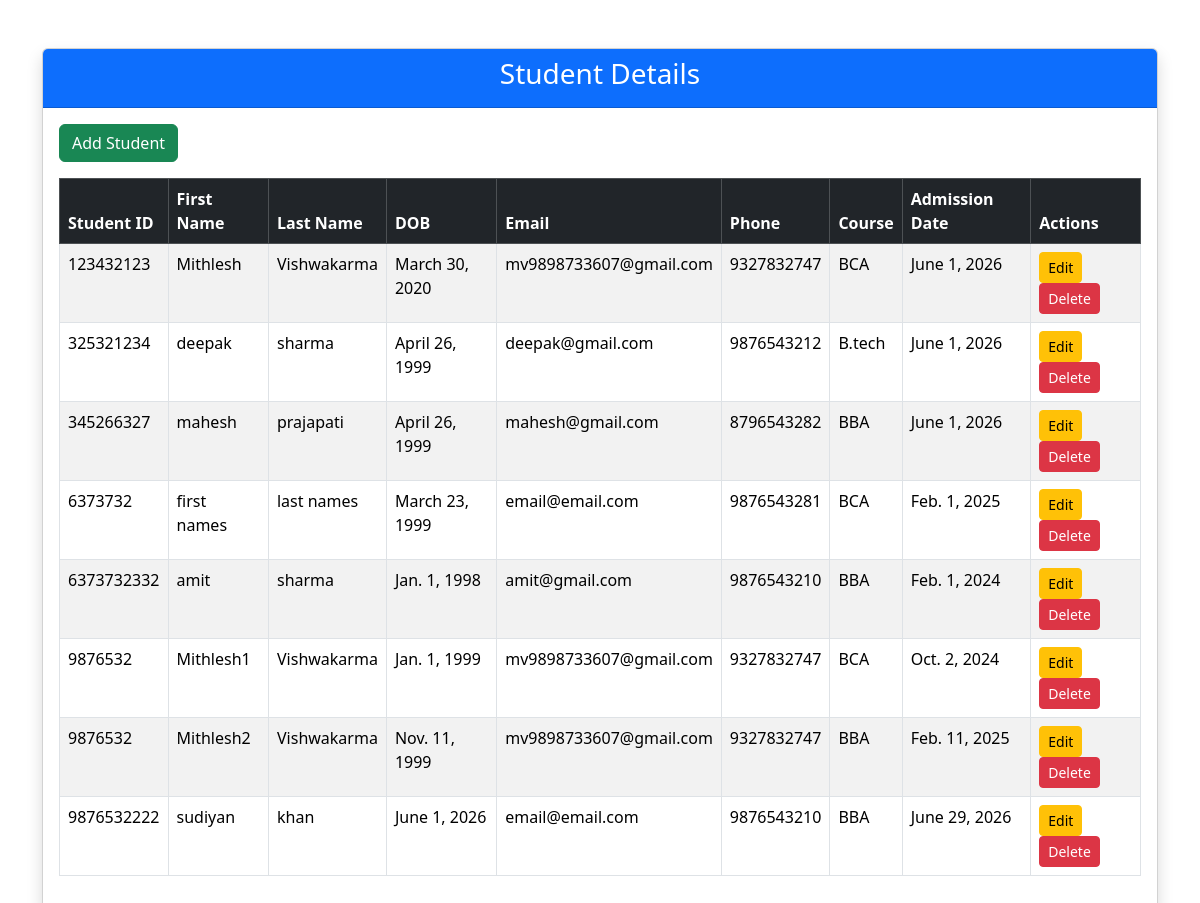
/display_student, run on the app's committed database.
### studybuddy/models.py (models this page shows)
class Student(models.Model):
  profile=models.ImageField(upload_to="image",null=True)
  student_id=models.CharField(max_length=12)
  first_name=models.CharField(max_length=20)
  last_name=models.CharField(max_length=20)
  date_of_birth=models.DateField()
  email=models.EmailField()
  phone=models.CharField(max_length=10)
  course=models.ForeignKey(Course,on_delete=models.CASCADE)
  admission_date=models.DateField()

class Course(models.Model):
  name=models.CharField(max_length=30)
  duration=models.CharField(max_length=50)
  fees=models.DecimalField(max_digits=10,decimal_places=2)
  def __str__(self):
      return self.name

### studybuddy/views.py (the view)
# urls.py: path("display_student",display_student,name="display_student"),
def display_student(request):
  students=Student.objects.all()
  return render(request,"display.html",{"students":students})

### studybuddy/templates/display.html (shortened to what this page needs)
<!DOCTYPE html>
<html lang="en">
<head>
    <link href="https://cdn.jsdelivr.net/npm/bootstrap@5.3.3/dist/css/bootstrap.min.css" rel="stylesheet">
</head>
<body>
<div class="container mt-5">
    <div class="card shadow">
        <div class="card-header bg-primary text-white">
            <h3 class="text-center">Student Details</h3>
        </div>
        <div class="card-body">
            <a href="{% url 'create' %}"
               class="btn btn-success mb-3">
                Add Student
            </a>
            <table class="table table-bordered table-striped table-hover">
                <thead class="table-dark">
                    <tr>
                        <th>Student ID</th>
                        <th>First Name</th>
                        <th>Last Name</th>
                        <th>DOB</th>
                        <th>Email</th>
                        <th>Phone</th>
                        <th>Course</th>
                        <th>Admission Date</th>
                        <th>Actions</th>
                    </tr>
                </thead>
                <tbody>
                    {% for student in students %}
                    <tr>
                        <td>{{ student.student_id }}</td>
                        <td>{{ student.first_name }}</td>
                        <td>{{ student.last_name }}</td>
                        <td>{{ student.date_of_birth }}</td>
                        <td>{{ student.email }}</td>
                        <td>{{ student.phone }}</td>
                        <td>{{ student.course }}</td>
                        <td>{{ student.admission_date }}</td>
                        <td>
                            <a href="{% url 'update'%}?id={{student.id}}"
                               class="btn btn-warning btn-sm">
                                Edit
                            </a>
                            <a href="{% url 'delete'%}?id={{student.id}}"
                               class="btn btn-danger btn-sm"
                               >
                                Delete
                            </a>
                        </td>
                    </tr>
                    {%endfor%}
                </tbody>
            </table>
        </div>
    </div>
</div>
</body>
</html>

### data on the page
Student: student_id "123432123", first_name "Mithlesh", last_name "Vishwakarma", date_of_birth "March 30, 2020", email "mv9898733607@gmail.com", phone "9327832747", course "BCA", admission_date "June 1, 2026"
Student: student_id "325321234", first_name "deepak", last_name "sharma", date_of_birth "April 26, 1999", email "deepak@gmail.com", phone "9876543212", course "B.tech", admission_date "June 1, 2026"
Student: student_id "345266327", first_name "mahesh", last_name "prajapati", date_of_birth "April 26, 1999", email "mahesh@gmail.com", phone "8796543282", course "BBA", admission_date "June 1, 2026"
Student: student_id "6373732", first_name "first names", last_name "last names", date_of_birth "March 23, 1999", email "email@email.com", phone "9876543281", course "BCA", admission_date "Feb. 1, 2025"
Student: student_id "6373732332", first_name "amit", last_name "sharma", date_of_birth "Jan. 1, 1998", email "amit@gmail.com", phone "9876543210", course "BBA", admission_date "Feb. 1, 2024"
Student: student_id "9876532", first_name "Mithlesh1", last_name "Vishwakarma", date_of_birth "Jan. 1, 1999", email "mv9898733607@gmail.com", phone "9327832747", course "BCA", admission_date "Oct. 2, 2024"
Student: student_id "9876532", first_name "Mithlesh2", last_name "Vishwakarma", date_of_birth "Nov. 11, 1999", email "mv9898733607@gmail.com", phone "9327832747", course "BBA", admission_date "Feb. 11, 2025"
Student: student_id "9876532222", first_name "sudiyan", last_name "khan", date_of_birth "June 1, 2026", email "email@email.com", phone "9876543210", course "BBA", admission_date "June 29, 2026"
